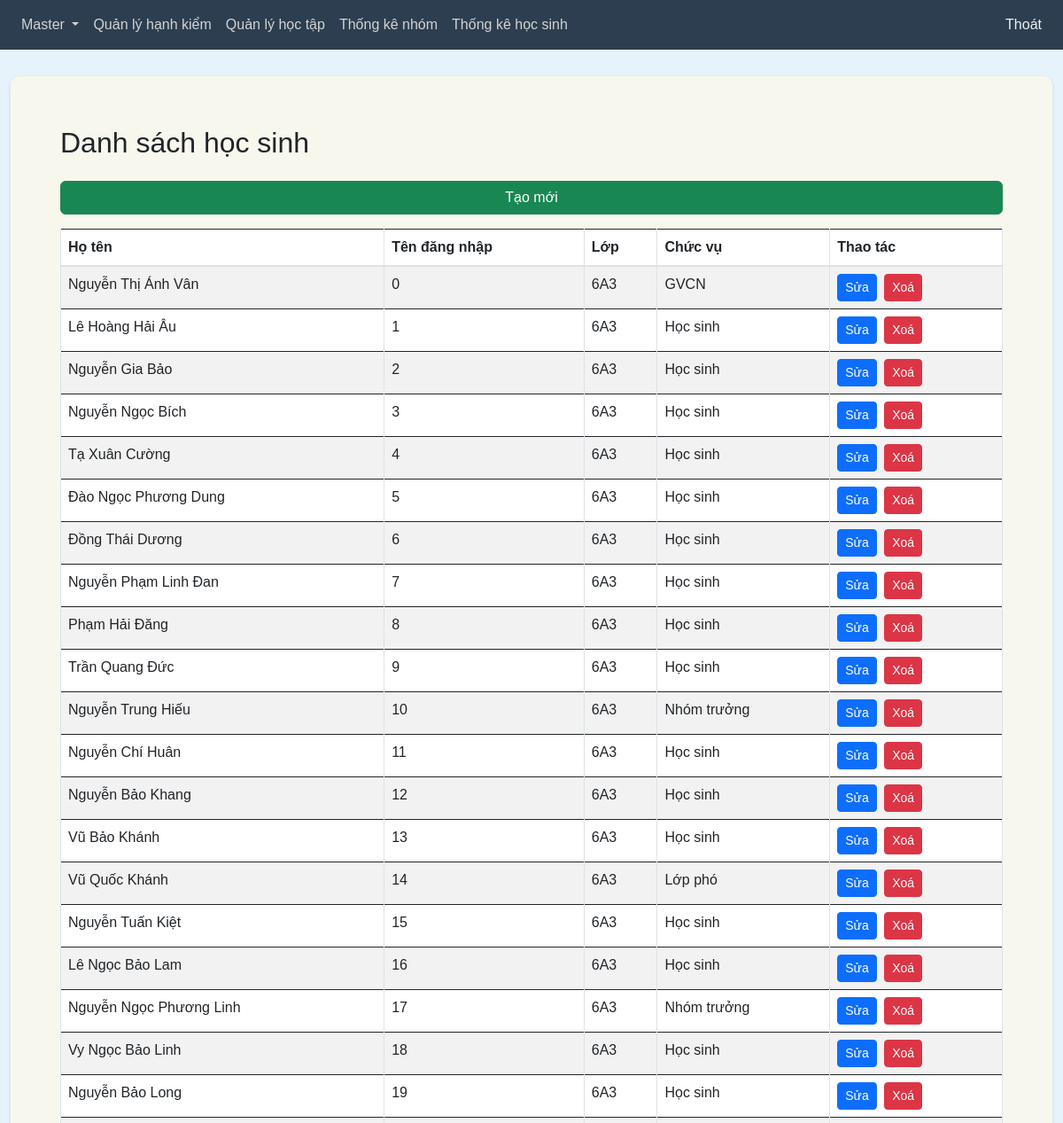
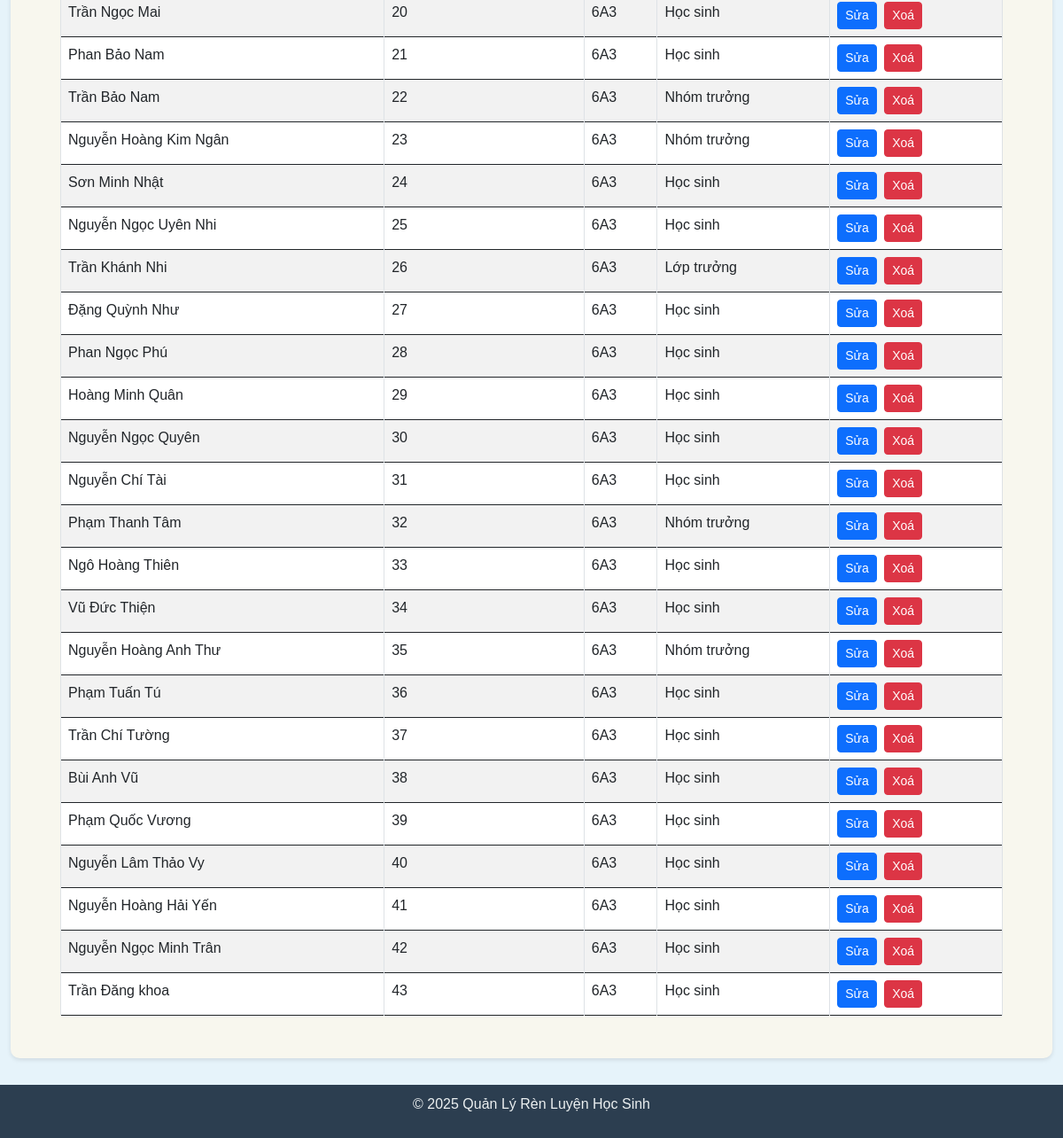
Page /admin/users (signed in) on the committed database (2 pictures, top to bottom).
### tables this page shows
CREATE TABLE Users (
                id INTEGER PRIMARY KEY AUTOINCREMENT,
                name TEXT NOT NULL,
                username TEXT NOT NULL UNIQUE,
                password TEXT NOT NULL,
                class_id INTEGER,
                group_id INTEGER,
                role_id INTEGER,
                is_deleted BOOLEAN DEFAULT 0,
                FOREIGN KEY (class_id) REFERENCES Classes(id),
                FOREIGN KEY (role_id) REFERENCES Roles(id),
                FOREIGN KEY (group_id) REFERENCES Groups(id)
            );

CREATE TABLE Classes (
                id INTEGER PRIMARY KEY AUTOINCREMENT,
                name TEXT NOT NULL,
                is_deleted BOOLEAN DEFAULT 0
            );

CREATE TABLE Roles (
                id INTEGER PRIMARY KEY AUTOINCREMENT,
                name TEXT NOT NULL,
                is_deleted BOOLEAN DEFAULT 0
            );

### blueprints/admin.py (the view)
@admin_bp.route('/users')
def users_list():
    if 'user_id' in session:
        conn = connect_db()
        cursor = conn.cursor()
        cursor.execute("""
            SELECT u.id, u.name, u.username, c.name AS class_name, r.name AS role_name
            FROM Users u
            LEFT JOIN Classes c ON u.class_id = c.id
            LEFT JOIN Roles r ON u.role_id = r.id
            WHERE u.is_deleted = 0
        """)
        users = cursor.fetchall()
        conn.close()
        return render_template('users.html', users=users, is_gvcn=is_user_gvcn())
    return redirect(url_for('auth.login'))

### blueprints/admin.py (called while the page is built)
def is_user_gvcn():
    if 'user_id' in session:
        user = read_record_by_id('Users', session['user_id'])
        role = read_record_by_id('Roles', user[6])  # Giả sử cột role_id là cột thứ 7 (index 6)
        return role and role[1] == 'GVCN'
    return False

### db_utils.py (called while the page is built)
def connect_db():
    try:
        conn = sqlite3.connect('schoolX.db')
        return conn
    except sqlite3.Error as e:
        return None

def read_record_by_id(table_name, record_id, fields=['*'], id_column='id'):
    try:
        conn = connect_db()
        if conn is None:
            return None
        cursor = conn.cursor()
        columns = ', '.join(fields)
        sql = f"SELECT {columns} FROM {table_name} WHERE {id_column} = ? AND is_deleted = 0"
        cursor.execute(sql, (record_id,))
        result = cursor.fetchone()
        return result
    except sqlite3.Error as e:
        return None
    finally:
        if conn:
            conn.close()

### templates/users.html (shortened to what this page needs)
{% extends "base.html" %}
{% block content %}
    <div class="container">
        <h2 class="mt-4 mb-4">Danh sách học sinh</h2>
        <div class="row mb-3">
            <div class="col-12">
                <a href="{{ url_for('admin.user_create') }}" class="btn btn-success w-100 w-md-auto">Tạo mới</a>
            </div>
        </div>
        <div class="table-responsive">
            <table class="table table-bordered table-striped">
                <thead>
                    <tr>
                        <th class="text-nowrap">Họ tên</th>
                        <th class="text-nowrap">Tên đăng nhập</th>
                        <th class="text-nowrap">Lớp</th>
                        <th class="text-nowrap">Chức vụ</th>
                        <th class="text-nowrap">Thao tác</th>
                    </tr>
                </thead>
                <tbody>
                    {% for user in users %}
                        <tr>
                            <td>{{ user[1] }}</td>
                            <td>{{ user[2] }}</td>
                            <td>{{ user[3] or 'None' }}</td>
                            <td>{{ user[4] or 'None' }}</td>
                            <td class="text-nowrap">
                                <a href="{{ url_for('admin.user_edit', id=user[0]) }}" class="btn btn-sm btn-primary me-1">Sửa</a>
                                <a href="{{ url_for('admin.user_delete', id=user[0]) }}" class="btn btn-sm btn-danger" onclick="return confirm('Are you sure?')">Xoá</a>
                            </td>
                        </tr>
                    {% endfor %}
                </tbody>
            </table>
        </div>
    </div>
{% endblock %}

### templates/base.html (style rules this page uses)
body { font-family: Arial, sans-serif; margin: 0; padding: 0; min-height: 100vh; display: flex; flex-direction: column; background-color: #e6f3fa; }

### rows in the picture
Users: name "Nguyễn Thị Ánh Vân", username "0", name "6A3", name "GVCN"
Users: name "Lê Hoàng Hải Âu", username "1", name "6A3", name "Học sinh"
Users: name "Nguyễn Gia Bảo", username "2", name "6A3", name "Học sinh"
Users: name "Nguyễn Ngọc Bích", username "3", name "6A3", name "Học sinh"
Users: name "Tạ Xuân Cường", username "4", name "6A3", name "Học sinh"
Users: name "Đào Ngọc Phương Dung", username "5", name "6A3", name "Học sinh"
Users: name "Đồng Thái Dương", username "6", name "6A3", name "Học sinh"
Users: name "Nguyễn Phạm Linh Đan", username "7", name "6A3", name "Học sinh"
Users: name "Phạm Hải Đăng", username "8", name "6A3", name "Học sinh"
Users: name "Trần Quang Đức", username "9", name "6A3", name "Học sinh"
Users: name "Nguyễn Trung Hiếu", username "10", name "6A3", name "Nhóm trưởng"
Users: name "Nguyễn Chí Huân", username "11", name "6A3", name "Học sinh"
Users: name "Nguyễn Bảo Khang", username "12", name "6A3", name "Học sinh"
Users: name "Vũ Bảo Khánh", username "13", name "6A3", name "Học sinh"
Users: name "Vũ Quốc Khánh", username "14", name "6A3", name "Lớp phó"
Users: name "Nguyễn Tuấn Kiệt", username "15", name "6A3", name "Học sinh"
Users: name "Lê Ngọc Bảo Lam", username "16", name "6A3", name "Học sinh"
Users: name "Nguyễn Ngọc Phương Linh", username "17", name "6A3", name "Nhóm trưởng"
Users: name "Vy Ngọc Bảo Linh", username "18", name "6A3", name "Học sinh"
Users: name "Nguyễn Bảo Long", username "19", name "6A3", name "Học sinh"
Users: name "Trần Ngọc Mai", username "20", name "6A3", name "Học sinh"
Users: name "Phan Bảo Nam", username "21", name "6A3", name "Học sinh"
Users: name "Trần Bảo Nam", username "22", name "6A3", name "Nhóm trưởng"
Users: name "Nguyễn Hoàng Kim Ngân", username "23", name "6A3", name "Nhóm trưởng"
Users: name "Sơn Minh Nhật", username "24", name "6A3", name "Học sinh"
Users: name "Nguyễn Ngọc Uyên Nhi", username "25", name "6A3", name "Học sinh"
Users: name "Trần Khánh Nhi", username "26", name "6A3", name "Lớp trưởng"
Users: name "Đặng Quỳnh Như", username "27", name "6A3", name "Học sinh"
Users: name "Phan Ngọc Phú", username "28", name "6A3", name "Học sinh"
Users: name "Hoàng Minh Quân", username "29", name "6A3", name "Học sinh"
Users: name "Nguyễn Ngọc Quyên", username "30", name "6A3", name "Học sinh"
Users: name "Nguyễn Chí Tài", username "31", name "6A3", name "Học sinh"
Users: name "Phạm Thanh Tâm", username "32", name "6A3", name "Nhóm trưởng"
Users: name "Ngô Hoàng Thiên", username "33", name "6A3", name "Học sinh"
Users: name "Vũ Đức Thiện", username "34", name "6A3", name "Học sinh"
Users: name "Nguyễn Hoàng Anh Thư", username "35", name "6A3", name "Nhóm trưởng"
Users: name "Phạm Tuấn Tú", username "36", name "6A3", name "Học sinh"
Users: name "Trần Chí Tường", username "37", name "6A3", name "Học sinh"
Users: name "Bùi Anh Vũ", username "38", name "6A3", name "Học sinh"
Users: name "Phạm Quốc Vương", username "39", name "6A3", name "Học sinh"
Users: name "Nguyễn Lâm Thảo Vy", username "40", name "6A3", name "Học sinh"
Users: name "Nguyễn Hoàng Hải Yến", username "41", name "6A3", name "Học sinh"
Users: name "Nguyễn Ngọc Minh Trân", username "42", name "6A3", name "Học sinh"
Users: name "Trần Đăng khoa", username "43", name "6A3", name "Học sinh"
